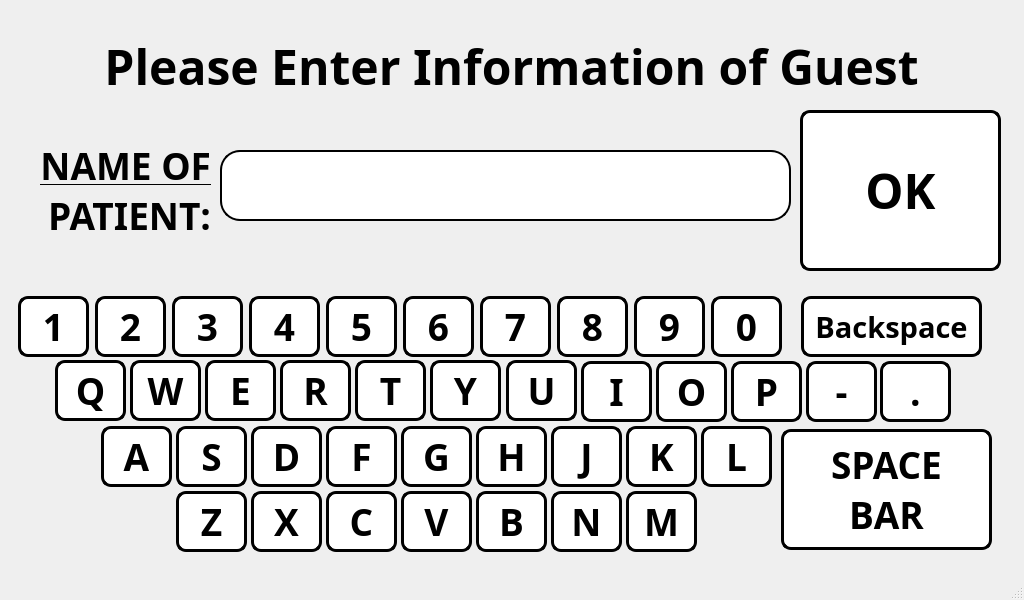
<?xml version="1.0" encoding="UTF-8"?>
<ui version="4.0">
 <class>guest_patient_window</class>
 <widget class="QMainWindow" name="guest_patient_window">
  <property name="geometry">
   <rect>
    <x>0</x>
    <y>0</y>
    <width>1024</width>
    <height>600</height>
   </rect>
  </property>
  <property name="minimumSize">
   <size>
    <width>1024</width>
    <height>600</height>
   </size>
  </property>
  <property name="maximumSize">
   <size>
    <width>1024</width>
    <height>600</height>
   </size>
  </property>
  <property name="windowTitle">
   <string>Information of Guest Patient</string>
  </property>
  <widget class="QWidget" name="centralwidget">
   <widget class="QLabel" name="TITLE">
    <property name="geometry">
     <rect>
      <x>15</x>
      <y>-10</y>
      <width>993</width>
      <height>153</height>
     </rect>
    </property>
    <property name="font">
     <font>
      <family>Unispace</family>
      <pointsize>36</pointsize>
      <weight>75</weight>
      <bold>true</bold>
     </font>
    </property>
    <property name="text">
     <string>Please Enter Information of Guest</string>
    </property>
    <property name="alignment">
     <set>Qt::AlignCenter</set>
    </property>
   </widget>
   <widget class="QLabel" name="label_for_name">
    <property name="geometry">
     <rect>
      <x>20</x>
      <y>140</y>
      <width>191</width>
      <height>91</height>
     </rect>
    </property>
    <property name="font">
     <font>
      <family>Unispace</family>
      <pointsize>28</pointsize>
      <weight>75</weight>
      <bold>true</bold>
      <underline>true</underline>
     </font>
    </property>
    <property name="text">
     <string>&lt;html&gt;&lt;head/&gt;&lt;body&gt;&lt;p align=&quot;right&quot;&gt;NAME OF&lt;br/&gt;PATIENT:&lt;/p&gt;&lt;/body&gt;&lt;/html&gt;</string>
    </property>
   </widget>
   <widget class="QPushButton" name="confirm_guest">
    <property name="geometry">
     <rect>
      <x>800</x>
      <y>110</y>
      <width>201</width>
      <height>161</height>
     </rect>
    </property>
    <property name="font">
     <font>
      <family>Unispace</family>
      <pointsize>36</pointsize>
      <weight>75</weight>
      <bold>true</bold>
     </font>
    </property>
    <property name="styleSheet">
     <string notr="true">QPushButton:hover:!pressed
{
  background-color: rgb(195,30,60);
}

QPushButton
{
  background-color: white;
color: black;
border-style: outset;
border-width: 3px;
border-radius:10px;
border-color: black;
}
</string>
    </property>
    <property name="text">
     <string>OK</string>
    </property>
   </widget>
   <widget class="QPushButton" name="number_2">
    <property name="geometry">
     <rect>
      <x>95</x>
      <y>296</y>
      <width>71</width>
      <height>61</height>
     </rect>
    </property>
    <property name="font">
     <font>
      <family>Unispace</family>
      <pointsize>28</pointsize>
      <weight>75</weight>
      <bold>true</bold>
     </font>
    </property>
    <property name="styleSheet">
     <string notr="true">QPushButton:hover:!pressed
{
  background-color: rgb(195,30,60);
}

QPushButton
{
  background-color: white;
color: black;
border-style: outset;
border-width: 3px;
border-radius:10px;
border-color: black;
}</string>
    </property>
    <property name="text">
     <string>2</string>
    </property>
   </widget>
   <widget class="QPushButton" name="number_4">
    <property name="geometry">
     <rect>
      <x>249</x>
      <y>296</y>
      <width>71</width>
      <height>61</height>
     </rect>
    </property>
    <property name="font">
     <font>
      <family>Unispace</family>
      <pointsize>28</pointsize>
      <weight>75</weight>
      <bold>true</bold>
     </font>
    </property>
    <property name="styleSheet">
     <string notr="true">QPushButton:hover:!pressed
{
  background-color: rgb(195,30,60);
}

QPushButton
{
  background-color: white;
color: black;
border-style: outset;
border-width: 3px;
border-radius:10px;
border-color: black;
}</string>
    </property>
    <property name="text">
     <string>4</string>
    </property>
   </widget>
   <widget class="QPushButton" name="number_0">
    <property name="geometry">
     <rect>
      <x>711</x>
      <y>296</y>
      <width>71</width>
      <height>61</height>
     </rect>
    </property>
    <property name="font">
     <font>
      <family>Unispace</family>
      <pointsize>28</pointsize>
      <weight>75</weight>
      <bold>true</bold>
     </font>
    </property>
    <property name="styleSheet">
     <string notr="true">QPushButton:hover:!pressed
{
  background-color: rgb(195,30,60);
}

QPushButton
{
  background-color: white;
color: black;
border-style: outset;
border-width: 3px;
border-radius:10px;
border-color: black;
}</string>
    </property>
    <property name="text">
     <string>0</string>
    </property>
   </widget>
   <widget class="QPushButton" name="n_button">
    <property name="geometry">
     <rect>
      <x>551</x>
      <y>491</y>
      <width>71</width>
      <height>61</height>
     </rect>
    </property>
    <property name="font">
     <font>
      <family>Unispace</family>
      <pointsize>28</pointsize>
      <weight>75</weight>
      <bold>true</bold>
     </font>
    </property>
    <property name="styleSheet">
     <string notr="true">QPushButton:hover:!pressed
{
  background-color: rgb(195,30,60);
}

QPushButton
{
  background-color: white;
color: black;
border-style: outset;
border-width: 3px;
border-radius:10px;
border-color: black;
}</string>
    </property>
    <property name="text">
     <string>N</string>
    </property>
   </widget>
   <widget class="QPushButton" name="c_button">
    <property name="geometry">
     <rect>
      <x>326</x>
      <y>491</y>
      <width>71</width>
      <height>61</height>
     </rect>
    </property>
    <property name="font">
     <font>
      <family>Unispace</family>
      <pointsize>28</pointsize>
      <weight>75</weight>
      <bold>true</bold>
     </font>
    </property>
    <property name="styleSheet">
     <string notr="true">QPushButton:hover:!pressed
{
  background-color: rgb(195,30,60);
}

QPushButton
{
  background-color: white;
color: black;
border-style: outset;
border-width: 3px;
border-radius:10px;
border-color: black;
}</string>
    </property>
    <property name="text">
     <string>C</string>
    </property>
   </widget>
   <widget class="QPushButton" name="v_button">
    <property name="geometry">
     <rect>
      <x>401</x>
      <y>491</y>
      <width>71</width>
      <height>61</height>
     </rect>
    </property>
    <property name="font">
     <font>
      <family>Unispace</family>
      <pointsize>28</pointsize>
      <weight>75</weight>
      <bold>true</bold>
     </font>
    </property>
    <property name="styleSheet">
     <string notr="true">QPushButton:hover:!pressed
{
  background-color: rgb(195,30,60);
}

QPushButton
{
  background-color: white;
color: black;
border-style: outset;
border-width: 3px;
border-radius:10px;
border-color: black;
}</string>
    </property>
    <property name="text">
     <string>V</string>
    </property>
   </widget>
   <widget class="QPushButton" name="backspace_button">
    <property name="geometry">
     <rect>
      <x>801</x>
      <y>296</y>
      <width>181</width>
      <height>61</height>
     </rect>
    </property>
    <property name="font">
     <font>
      <family>Unispace</family>
      <pointsize>22</pointsize>
      <weight>75</weight>
      <bold>true</bold>
     </font>
    </property>
    <property name="styleSheet">
     <string notr="true">QPushButton:hover:!pressed
{
  background-color: rgb(195,30,60);
}

QPushButton
{
  background-color: white;
color: black;
border-style: outset;
border-width: 3px;
border-radius:10px;
border-color: black;
}</string>
    </property>
    <property name="text">
     <string>Backspace</string>
    </property>
   </widget>
   <widget class="QPushButton" name="q_button">
    <property name="geometry">
     <rect>
      <x>55</x>
      <y>360</y>
      <width>71</width>
      <height>61</height>
     </rect>
    </property>
    <property name="font">
     <font>
      <family>Unispace</family>
      <pointsize>28</pointsize>
      <weight>75</weight>
      <bold>true</bold>
     </font>
    </property>
    <property name="styleSheet">
     <string notr="true">QPushButton:hover:!pressed
{
  background-color: rgb(195,30,60);
}

QPushButton
{
  background-color: white;
color: black;
border-style: outset;
border-width: 3px;
border-radius:10px;
border-color: black;
}</string>
    </property>
    <property name="text">
     <string>Q</string>
    </property>
   </widget>
   <widget class="QPushButton" name="x_button">
    <property name="geometry">
     <rect>
      <x>251</x>
      <y>491</y>
      <width>71</width>
      <height>61</height>
     </rect>
    </property>
    <property name="font">
     <font>
      <family>Unispace</family>
      <pointsize>28</pointsize>
      <weight>75</weight>
      <bold>true</bold>
     </font>
    </property>
    <property name="styleSheet">
     <string notr="true">QPushButton:hover:!pressed
{
  background-color: rgb(195,30,60);
}

QPushButton
{
  background-color: white;
color: black;
border-style: outset;
border-width: 3px;
border-radius:10px;
border-color: black;
}</string>
    </property>
    <property name="text">
     <string>X</string>
    </property>
   </widget>
   <widget class="QPushButton" name="t_button">
    <property name="geometry">
     <rect>
      <x>355</x>
      <y>360</y>
      <width>71</width>
      <height>61</height>
     </rect>
    </property>
    <property name="font">
     <font>
      <family>Unispace</family>
      <pointsize>28</pointsize>
      <weight>75</weight>
      <bold>true</bold>
     </font>
    </property>
    <property name="styleSheet">
     <string notr="true">QPushButton:hover:!pressed
{
  background-color: rgb(195,30,60);
}

QPushButton
{
  background-color: white;
color: black;
border-style: outset;
border-width: 3px;
border-radius:10px;
border-color: black;
}</string>
    </property>
    <property name="text">
     <string>T</string>
    </property>
   </widget>
   <widget class="QPushButton" name="o_button">
    <property name="geometry">
     <rect>
      <x>656</x>
      <y>361</y>
      <width>71</width>
      <height>61</height>
     </rect>
    </property>
    <property name="font">
     <font>
      <family>Unispace</family>
      <pointsize>28</pointsize>
      <weight>75</weight>
      <bold>true</bold>
     </font>
    </property>
    <property name="styleSheet">
     <string notr="true">QPushButton:hover:!pressed
{
  background-color: rgb(195,30,60);
}

QPushButton
{
  background-color: white;
color: black;
border-style: outset;
border-width: 3px;
border-radius:10px;
border-color: black;
}</string>
    </property>
    <property name="text">
     <string>O</string>
    </property>
   </widget>
   <widget class="QPushButton" name="number_1">
    <property name="geometry">
     <rect>
      <x>18</x>
      <y>296</y>
      <width>71</width>
      <height>61</height>
     </rect>
    </property>
    <property name="font">
     <font>
      <family>Unispace</family>
      <pointsize>28</pointsize>
      <weight>75</weight>
      <bold>true</bold>
     </font>
    </property>
    <property name="styleSheet">
     <string notr="true">QPushButton:hover:!pressed
{
  background-color: rgb(195,30,60);
}

QPushButton
{
  background-color: white;
color: black;
border-style: outset;
border-width: 3px;
border-radius:10px;
border-color: black;
}</string>
    </property>
    <property name="text">
     <string>1</string>
    </property>
   </widget>
   <widget class="QPushButton" name="s_button">
    <property name="geometry">
     <rect>
      <x>176</x>
      <y>426</y>
      <width>71</width>
      <height>61</height>
     </rect>
    </property>
    <property name="font">
     <font>
      <family>Unispace</family>
      <pointsize>28</pointsize>
      <weight>75</weight>
      <bold>true</bold>
     </font>
    </property>
    <property name="styleSheet">
     <string notr="true">QPushButton:hover:!pressed
{
  background-color: rgb(195,30,60);
}

QPushButton
{
  background-color: white;
color: black;
border-style: outset;
border-width: 3px;
border-radius:10px;
border-color: black;
}</string>
    </property>
    <property name="text">
     <string>S</string>
    </property>
   </widget>
   <widget class="QPushButton" name="a_button">
    <property name="geometry">
     <rect>
      <x>101</x>
      <y>426</y>
      <width>71</width>
      <height>61</height>
     </rect>
    </property>
    <property name="font">
     <font>
      <family>Unispace</family>
      <pointsize>28</pointsize>
      <weight>75</weight>
      <bold>true</bold>
     </font>
    </property>
    <property name="styleSheet">
     <string notr="true">QPushButton:hover:!pressed
{
  background-color: rgb(195,30,60);
}

QPushButton
{
  background-color: white;
color: black;
border-style: outset;
border-width: 3px;
border-radius:10px;
border-color: black;
}</string>
    </property>
    <property name="text">
     <string>A</string>
    </property>
   </widget>
   <widget class="QPushButton" name="m_button">
    <property name="geometry">
     <rect>
      <x>626</x>
      <y>491</y>
      <width>71</width>
      <height>61</height>
     </rect>
    </property>
    <property name="font">
     <font>
      <family>Unispace</family>
      <pointsize>28</pointsize>
      <weight>75</weight>
      <bold>true</bold>
     </font>
    </property>
    <property name="styleSheet">
     <string notr="true">QPushButton:hover:!pressed
{
  background-color: rgb(195,30,60);
}

QPushButton
{
  background-color: white;
color: black;
border-style: outset;
border-width: 3px;
border-radius:10px;
border-color: black;
}</string>
    </property>
    <property name="text">
     <string>M</string>
    </property>
   </widget>
   <widget class="QPushButton" name="number_9">
    <property name="geometry">
     <rect>
      <x>634</x>
      <y>296</y>
      <width>71</width>
      <height>61</height>
     </rect>
    </property>
    <property name="font">
     <font>
      <family>Unispace</family>
      <pointsize>28</pointsize>
      <weight>75</weight>
      <bold>true</bold>
     </font>
    </property>
    <property name="styleSheet">
     <string notr="true">QPushButton:hover:!pressed
{
  background-color: rgb(195,30,60);
}

QPushButton
{
  background-color: white;
color: black;
border-style: outset;
border-width: 3px;
border-radius:10px;
border-color: black;
}</string>
    </property>
    <property name="text">
     <string>9</string>
    </property>
   </widget>
   <widget class="QPushButton" name="r_button">
    <property name="geometry">
     <rect>
      <x>280</x>
      <y>360</y>
      <width>71</width>
      <height>61</height>
     </rect>
    </property>
    <property name="font">
     <font>
      <family>Unispace</family>
      <pointsize>28</pointsize>
      <weight>75</weight>
      <bold>true</bold>
     </font>
    </property>
    <property name="styleSheet">
     <string notr="true">QPushButton:hover:!pressed
{
  background-color: rgb(195,30,60);
}

QPushButton
{
  background-color: white;
color: black;
border-style: outset;
border-width: 3px;
border-radius:10px;
border-color: black;
}</string>
    </property>
    <property name="text">
     <string>R</string>
    </property>
   </widget>
   <widget class="QPushButton" name="number_7">
    <property name="geometry">
     <rect>
      <x>480</x>
      <y>296</y>
      <width>71</width>
      <height>61</height>
     </rect>
    </property>
    <property name="font">
     <font>
      <family>Unispace</family>
      <pointsize>28</pointsize>
      <weight>75</weight>
      <bold>true</bold>
     </font>
    </property>
    <property name="styleSheet">
     <string notr="true">QPushButton:hover:!pressed
{
  background-color: rgb(195,30,60);
}

QPushButton
{
  background-color: white;
color: black;
border-style: outset;
border-width: 3px;
border-radius:10px;
border-color: black;
}</string>
    </property>
    <property name="text">
     <string>7</string>
    </property>
   </widget>
   <widget class="QPushButton" name="hypen_button">
    <property name="geometry">
     <rect>
      <x>806</x>
      <y>361</y>
      <width>71</width>
      <height>61</height>
     </rect>
    </property>
    <property name="font">
     <font>
      <family>Unispace</family>
      <pointsize>28</pointsize>
      <weight>75</weight>
      <bold>true</bold>
     </font>
    </property>
    <property name="styleSheet">
     <string notr="true">QPushButton:hover:!pressed
{
  background-color: rgb(195,30,60);
}

QPushButton
{
  background-color: white;
color: black;
border-style: outset;
border-width: 3px;
border-radius:10px;
border-color: black;
}</string>
    </property>
    <property name="text">
     <string>-</string>
    </property>
   </widget>
   <widget class="QPushButton" name="u_button">
    <property name="geometry">
     <rect>
      <x>506</x>
      <y>360</y>
      <width>71</width>
      <height>61</height>
     </rect>
    </property>
    <property name="font">
     <font>
      <family>Unispace</family>
      <pointsize>28</pointsize>
      <weight>75</weight>
      <bold>true</bold>
     </font>
    </property>
    <property name="styleSheet">
     <string notr="true">QPushButton:hover:!pressed
{
  background-color: rgb(195,30,60);
}

QPushButton
{
  background-color: white;
color: black;
border-style: outset;
border-width: 3px;
border-radius:10px;
border-color: black;
}</string>
    </property>
    <property name="text">
     <string>U</string>
    </property>
   </widget>
   <widget class="QPushButton" name="number_8">
    <property name="geometry">
     <rect>
      <x>557</x>
      <y>296</y>
      <width>71</width>
      <height>61</height>
     </rect>
    </property>
    <property name="font">
     <font>
      <family>Unispace</family>
      <pointsize>28</pointsize>
      <weight>75</weight>
      <bold>true</bold>
     </font>
    </property>
    <property name="styleSheet">
     <string notr="true">QPushButton:hover:!pressed
{
  background-color: rgb(195,30,60);
}

QPushButton
{
  background-color: white;
color: black;
border-style: outset;
border-width: 3px;
border-radius:10px;
border-color: black;
}</string>
    </property>
    <property name="text">
     <string>8</string>
    </property>
   </widget>
   <widget class="QPushButton" name="b_button">
    <property name="geometry">
     <rect>
      <x>476</x>
      <y>491</y>
      <width>71</width>
      <height>61</height>
     </rect>
    </property>
    <property name="font">
     <font>
      <family>Unispace</family>
      <pointsize>28</pointsize>
      <weight>75</weight>
      <bold>true</bold>
     </font>
    </property>
    <property name="styleSheet">
     <string notr="true">QPushButton:hover:!pressed
{
  background-color: rgb(195,30,60);
}

QPushButton
{
  background-color: white;
color: black;
border-style: outset;
border-width: 3px;
border-radius:10px;
border-color: black;
}</string>
    </property>
    <property name="text">
     <string>B</string>
    </property>
   </widget>
   <widget class="QPushButton" name="w_button">
    <property name="geometry">
     <rect>
      <x>130</x>
      <y>360</y>
      <width>71</width>
      <height>61</height>
     </rect>
    </property>
    <property name="font">
     <font>
      <family>Unispace</family>
      <pointsize>28</pointsize>
      <weight>75</weight>
      <bold>true</bold>
     </font>
    </property>
    <property name="styleSheet">
     <string notr="true">QPushButton:hover:!pressed
{
  background-color: rgb(195,30,60);
}

QPushButton
{
  background-color: white;
color: black;
border-style: outset;
border-width: 3px;
border-radius:10px;
border-color: black;
}</string>
    </property>
    <property name="text">
     <string>W</string>
    </property>
   </widget>
   <widget class="QPushButton" name="l_button">
    <property name="geometry">
     <rect>
      <x>701</x>
      <y>426</y>
      <width>71</width>
      <height>61</height>
     </rect>
    </property>
    <property name="font">
     <font>
      <family>Unispace</family>
      <pointsize>28</pointsize>
      <weight>75</weight>
      <bold>true</bold>
     </font>
    </property>
    <property name="styleSheet">
     <string notr="true">QPushButton:hover:!pressed
{
  background-color: rgb(195,30,60);
}

QPushButton
{
  background-color: white;
color: black;
border-style: outset;
border-width: 3px;
border-radius:10px;
border-color: black;
}</string>
    </property>
    <property name="text">
     <string>L</string>
    </property>
   </widget>
   <widget class="QPushButton" name="f_button">
    <property name="geometry">
     <rect>
      <x>326</x>
      <y>426</y>
      <width>71</width>
      <height>61</height>
     </rect>
    </property>
    <property name="font">
     <font>
      <family>Unispace</family>
      <pointsize>28</pointsize>
      <weight>75</weight>
      <bold>true</bold>
     </font>
    </property>
    <property name="styleSheet">
     <string notr="true">QPushButton:hover:!pressed
{
  background-color: rgb(195,30,60);
}

QPushButton
{
  background-color: white;
color: black;
border-style: outset;
border-width: 3px;
border-radius:10px;
border-color: black;
}</string>
    </property>
    <property name="text">
     <string>F</string>
    </property>
   </widget>
   <widget class="QPushButton" name="number_3">
    <property name="geometry">
     <rect>
      <x>172</x>
      <y>296</y>
      <width>71</width>
      <height>61</height>
     </rect>
    </property>
    <property name="font">
     <font>
      <family>Unispace</family>
      <pointsize>28</pointsize>
      <weight>75</weight>
      <bold>true</bold>
     </font>
    </property>
    <property name="styleSheet">
     <string notr="true">QPushButton:hover:!pressed
{
  background-color: rgb(195,30,60);
}

QPushButton
{
  background-color: white;
color: black;
border-style: outset;
border-width: 3px;
border-radius:10px;
border-color: black;
}</string>
    </property>
    <property name="text">
     <string>3</string>
    </property>
   </widget>
   <widget class="QPushButton" name="number_5">
    <property name="geometry">
     <rect>
      <x>326</x>
      <y>296</y>
      <width>71</width>
      <height>61</height>
     </rect>
    </property>
    <property name="font">
     <font>
      <family>Unispace</family>
      <pointsize>28</pointsize>
      <weight>75</weight>
      <bold>true</bold>
     </font>
    </property>
    <property name="styleSheet">
     <string notr="true">QPushButton:hover:!pressed
{
  background-color: rgb(195,30,60);
}

QPushButton
{
  background-color: white;
color: black;
border-style: outset;
border-width: 3px;
border-radius:10px;
border-color: black;
}</string>
    </property>
    <property name="text">
     <string>5</string>
    </property>
   </widget>
   <widget class="QPushButton" name="spacebar_button">
    <property name="geometry">
     <rect>
      <x>781</x>
      <y>429</y>
      <width>211</width>
      <height>121</height>
     </rect>
    </property>
    <property name="font">
     <font>
      <family>Unispace</family>
      <pointsize>28</pointsize>
      <weight>75</weight>
      <bold>true</bold>
     </font>
    </property>
    <property name="styleSheet">
     <string notr="true">QPushButton:hover:!pressed
{
  background-color: rgb(195,30,60);
}

QPushButton
{
  background-color: white;
color: black;
border-style: outset;
border-width: 3px;
border-radius:10px;
border-color: black;
}</string>
    </property>
    <property name="text">
     <string>SPACE
BAR</string>
    </property>
   </widget>
   <widget class="QPushButton" name="p_button">
    <property name="geometry">
     <rect>
      <x>731</x>
      <y>361</y>
      <width>71</width>
      <height>61</height>
     </rect>
    </property>
    <property name="font">
     <font>
      <family>Unispace</family>
      <pointsize>28</pointsize>
      <weight>75</weight>
      <bold>true</bold>
     </font>
    </property>
    <property name="styleSheet">
     <string notr="true">QPushButton:hover:!pressed
{
  background-color: rgb(195,30,60);
}

QPushButton
{
  background-color: white;
color: black;
border-style: outset;
border-width: 3px;
border-radius:10px;
border-color: black;
}</string>
    </property>
    <property name="text">
     <string>P</string>
    </property>
   </widget>
   <widget class="QPushButton" name="number_6">
    <property name="geometry">
     <rect>
      <x>403</x>
      <y>296</y>
      <width>71</width>
      <height>61</height>
     </rect>
    </property>
    <property name="font">
     <font>
      <family>Unispace</family>
      <pointsize>28</pointsize>
      <weight>75</weight>
      <bold>true</bold>
     </font>
    </property>
    <property name="styleSheet">
     <string notr="true">QPushButton:hover:!pressed
{
  background-color: rgb(195,30,60);
}

QPushButton
{
  background-color: white;
color: black;
border-style: outset;
border-width: 3px;
border-radius:10px;
border-color: black;
}</string>
    </property>
    <property name="text">
     <string>6</string>
    </property>
   </widget>
   <widget class="QPushButton" name="j_button">
    <property name="geometry">
     <rect>
      <x>551</x>
      <y>426</y>
      <width>71</width>
      <height>61</height>
     </rect>
    </property>
    <property name="font">
     <font>
      <family>Unispace</family>
      <pointsize>28</pointsize>
      <weight>75</weight>
      <bold>true</bold>
     </font>
    </property>
    <property name="styleSheet">
     <string notr="true">QPushButton:hover:!pressed
{
  background-color: rgb(195,30,60);
}

QPushButton
{
  background-color: white;
color: black;
border-style: outset;
border-width: 3px;
border-radius:10px;
border-color: black;
}</string>
    </property>
    <property name="text">
     <string>J</string>
    </property>
   </widget>
   <widget class="QPushButton" name="h_button">
    <property name="geometry">
     <rect>
      <x>476</x>
      <y>426</y>
      <width>71</width>
      <height>61</height>
     </rect>
    </property>
    <property name="font">
     <font>
      <family>Unispace</family>
      <pointsize>28</pointsize>
      <weight>75</weight>
      <bold>true</bold>
     </font>
    </property>
    <property name="styleSheet">
     <string notr="true">QPushButton:hover:!pressed
{
  background-color: rgb(195,30,60);
}

QPushButton
{
  background-color: white;
color: black;
border-style: outset;
border-width: 3px;
border-radius:10px;
border-color: black;
}</string>
    </property>
    <property name="text">
     <string>H</string>
    </property>
   </widget>
   <widget class="QPushButton" name="i_button">
    <property name="geometry">
     <rect>
      <x>581</x>
      <y>361</y>
      <width>71</width>
      <height>61</height>
     </rect>
    </property>
    <property name="font">
     <font>
      <family>Unispace</family>
      <pointsize>28</pointsize>
      <weight>75</weight>
      <bold>true</bold>
     </font>
    </property>
    <property name="styleSheet">
     <string notr="true">QPushButton:hover:!pressed
{
  background-color: rgb(195,30,60);
}

QPushButton
{
  background-color: white;
color: black;
border-style: outset;
border-width: 3px;
border-radius:10px;
border-color: black;
}</string>
    </property>
    <property name="text">
     <string>I</string>
    </property>
   </widget>
   <widget class="QPushButton" name="z_button">
    <property name="geometry">
     <rect>
      <x>176</x>
      <y>491</y>
      <width>71</width>
      <height>61</height>
     </rect>
    </property>
    <property name="font">
     <font>
      <family>Unispace</family>
      <pointsize>28</pointsize>
      <weight>75</weight>
      <bold>true</bold>
     </font>
    </property>
    <property name="styleSheet">
     <string notr="true">QPushButton:hover:!pressed
{
  background-color: rgb(195,30,60);
}

QPushButton
{
  background-color: white;
color: black;
border-style: outset;
border-width: 3px;
border-radius:10px;
border-color: black;
}</string>
    </property>
    <property name="text">
     <string>Z</string>
    </property>
   </widget>
   <widget class="QPushButton" name="e_button">
    <property name="geometry">
     <rect>
      <x>205</x>
      <y>360</y>
      <width>71</width>
      <height>61</height>
     </rect>
    </property>
    <property name="font">
     <font>
      <family>Unispace</family>
      <pointsize>28</pointsize>
      <weight>75</weight>
      <bold>true</bold>
     </font>
    </property>
    <property name="styleSheet">
     <string notr="true">QPushButton:hover:!pressed
{
  background-color: rgb(195,30,60);
}

QPushButton
{
  background-color: white;
color: black;
border-style: outset;
border-width: 3px;
border-radius:10px;
border-color: black;
}</string>
    </property>
    <property name="text">
     <string>E</string>
    </property>
   </widget>
   <widget class="QPushButton" name="g_button">
    <property name="geometry">
     <rect>
      <x>401</x>
      <y>426</y>
      <width>71</width>
      <height>61</height>
     </rect>
    </property>
    <property name="font">
     <font>
      <family>Unispace</family>
      <pointsize>28</pointsize>
      <weight>75</weight>
      <bold>true</bold>
     </font>
    </property>
    <property name="styleSheet">
     <string notr="true">QPushButton:hover:!pressed
{
  background-color: rgb(195,30,60);
}

QPushButton
{
  background-color: white;
color: black;
border-style: outset;
border-width: 3px;
border-radius:10px;
border-color: black;
}</string>
    </property>
    <property name="text">
     <string>G</string>
    </property>
   </widget>
   <widget class="QPushButton" name="d_button">
    <property name="geometry">
     <rect>
      <x>251</x>
      <y>426</y>
      <width>71</width>
      <height>61</height>
     </rect>
    </property>
    <property name="font">
     <font>
      <family>Unispace</family>
      <pointsize>28</pointsize>
      <weight>75</weight>
      <bold>true</bold>
     </font>
    </property>
    <property name="styleSheet">
     <string notr="true">QPushButton:hover:!pressed
{
  background-color: rgb(195,30,60);
}

QPushButton
{
  background-color: white;
color: black;
border-style: outset;
border-width: 3px;
border-radius:10px;
border-color: black;
}</string>
    </property>
    <property name="text">
     <string>D</string>
    </property>
   </widget>
   <widget class="QPushButton" name="k_button">
    <property name="geometry">
     <rect>
      <x>626</x>
      <y>426</y>
      <width>71</width>
      <height>61</height>
     </rect>
    </property>
    <property name="font">
     <font>
      <family>Unispace</family>
      <pointsize>28</pointsize>
      <weight>75</weight>
      <bold>true</bold>
     </font>
    </property>
    <property name="styleSheet">
     <string notr="true">QPushButton:hover:!pressed
{
  background-color: rgb(195,30,60);
}

QPushButton
{
  background-color: white;
color: black;
border-style: outset;
border-width: 3px;
border-radius:10px;
border-color: black;
}</string>
    </property>
    <property name="text">
     <string>K</string>
    </property>
   </widget>
   <widget class="QPushButton" name="y_button">
    <property name="geometry">
     <rect>
      <x>430</x>
      <y>360</y>
      <width>71</width>
      <height>61</height>
     </rect>
    </property>
    <property name="font">
     <font>
      <family>Unispace</family>
      <pointsize>28</pointsize>
      <weight>75</weight>
      <bold>true</bold>
     </font>
    </property>
    <property name="styleSheet">
     <string notr="true">QPushButton:hover:!pressed
{
  background-color: rgb(195,30,60);
}

QPushButton
{
  background-color: white;
color: black;
border-style: outset;
border-width: 3px;
border-radius:10px;
border-color: black;
}</string>
    </property>
    <property name="text">
     <string>Y</string>
    </property>
   </widget>
   <widget class="QLabel" name="label">
    <property name="geometry">
     <rect>
      <x>0</x>
      <y>0</y>
      <width>1024</width>
      <height>600</height>
     </rect>
    </property>
    <property name="minimumSize">
     <size>
      <width>1024</width>
      <height>600</height>
     </size>
    </property>
    <property name="maximumSize">
     <size>
      <width>1024</width>
      <height>600</height>
     </size>
    </property>
    <property name="text">
     <string/>
    </property>
    <property name="pixmap">
     <pixmap>pictures/program_pictures/main_wallpaper.png</pixmap>
    </property>
   </widget>
   <widget class="QLineEdit" name="name_info">
    <property name="geometry">
     <rect>
      <x>220</x>
      <y>150</y>
      <width>571</width>
      <height>71</height>
     </rect>
    </property>
    <property name="font">
     <font>
      <pointsize>28</pointsize>
     </font>
    </property>
    <property name="styleSheet">
     <string notr="true">QLineEdit
{
  background-color: white;
color: black;
border-style: outset;
border-width: 2px;
border-radius:20px;
border-color: black;
}</string>
    </property>
   </widget>
   <widget class="QPushButton" name="period_button">
    <property name="geometry">
     <rect>
      <x>880</x>
      <y>361</y>
      <width>71</width>
      <height>61</height>
     </rect>
    </property>
    <property name="font">
     <font>
      <family>Unispace</family>
      <pointsize>28</pointsize>
      <weight>75</weight>
      <bold>true</bold>
     </font>
    </property>
    <property name="styleSheet">
     <string notr="true">QPushButton:hover:!pressed
{
  background-color: rgb(195,30,60);
}

QPushButton
{
  background-color: white;
color: black;
border-style: outset;
border-width: 3px;
border-radius:10px;
border-color: black;
}</string>
    </property>
    <property name="text">
     <string>.</string>
    </property>
   </widget>
   <zorder>label</zorder>
   <zorder>TITLE</zorder>
   <zorder>label_for_name</zorder>
   <zorder>confirm_guest</zorder>
   <zorder>number_2</zorder>
   <zorder>number_4</zorder>
   <zorder>number_0</zorder>
   <zorder>n_button</zorder>
   <zorder>c_button</zorder>
   <zorder>v_button</zorder>
   <zorder>backspace_button</zorder>
   <zorder>q_button</zorder>
   <zorder>x_button</zorder>
   <zorder>t_button</zorder>
   <zorder>o_button</zorder>
   <zorder>number_1</zorder>
   <zorder>s_button</zorder>
   <zorder>a_button</zorder>
   <zorder>m_button</zorder>
   <zorder>number_9</zorder>
   <zorder>r_button</zorder>
   <zorder>number_7</zorder>
   <zorder>hypen_button</zorder>
   <zorder>u_button</zorder>
   <zorder>number_8</zorder>
   <zorder>b_button</zorder>
   <zorder>w_button</zorder>
   <zorder>l_button</zorder>
   <zorder>f_button</zorder>
   <zorder>number_3</zorder>
   <zorder>number_5</zorder>
   <zorder>spacebar_button</zorder>
   <zorder>p_button</zorder>
   <zorder>number_6</zorder>
   <zorder>j_button</zorder>
   <zorder>h_button</zorder>
   <zorder>i_button</zorder>
   <zorder>z_button</zorder>
   <zorder>e_button</zorder>
   <zorder>g_button</zorder>
   <zorder>d_button</zorder>
   <zorder>k_button</zorder>
   <zorder>y_button</zorder>
   <zorder>name_info</zorder>
   <zorder>period_button</zorder>
  </widget>
  <widget class="QStatusBar" name="statusbar"/>
 </widget>
 <resources/>
 <connections/>
</ui>
